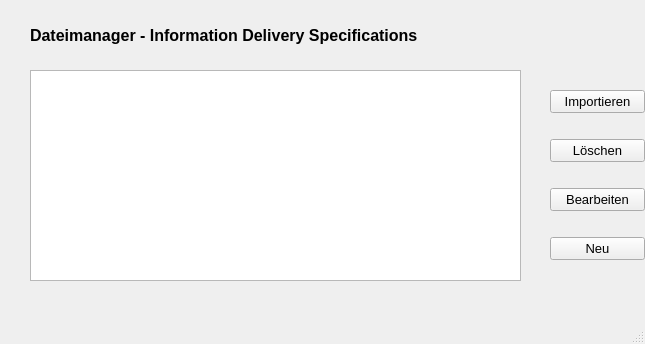
<?xml version="1.0" encoding="UTF-8"?>
<ui version="4.0">
 <class>idsManagementWindow</class>
 <widget class="QMainWindow" name="idsManagementWindow">
  <property name="geometry">
   <rect>
    <x>0</x>
    <y>0</y>
    <width>645</width>
    <height>344</height>
   </rect>
  </property>
  <property name="windowTitle">
   <string>Manage IDS Window</string>
  </property>
  <widget class="QWidget" name="centralwidget">
   <widget class="CustomListWidget" name="list_ids_mgmnt">
    <property name="geometry">
     <rect>
      <x>30</x>
      <y>70</y>
      <width>491</width>
      <height>211</height>
     </rect>
    </property>
   </widget>
   <widget class="QLabel" name="lbl_IDS_title">
    <property name="geometry">
     <rect>
      <x>30</x>
      <y>20</y>
      <width>391</width>
      <height>31</height>
     </rect>
    </property>
    <property name="font">
     <font>
      <family>Arial</family>
      <pointsize>12</pointsize>
      <weight>75</weight>
      <bold>true</bold>
     </font>
    </property>
    <property name="text">
     <string>Dateimanager - Information Delivery Specifications </string>
    </property>
   </widget>
   <widget class="QWidget" name="layoutWidget">
    <property name="geometry">
     <rect>
      <x>550</x>
      <y>70</y>
      <width>95</width>
      <height>211</height>
     </rect>
    </property>
    <layout class="QVBoxLayout" name="verticalLayout">
     <item>
      <widget class="QPushButton" name="btn_import_ids">
       <property name="font">
        <font>
         <pointsize>10</pointsize>
        </font>
       </property>
       <property name="text">
        <string>Importieren</string>
       </property>
      </widget>
     </item>
     <item>
      <widget class="QPushButton" name="btn_delete_ids">
       <property name="font">
        <font>
         <pointsize>10</pointsize>
        </font>
       </property>
       <property name="text">
        <string>Löschen</string>
       </property>
      </widget>
     </item>
     <item>
      <widget class="QPushButton" name="btn_ids_edit">
       <property name="font">
        <font>
         <pointsize>10</pointsize>
        </font>
       </property>
       <property name="text">
        <string>Bearbeiten</string>
       </property>
      </widget>
     </item>
     <item>
      <widget class="QPushButton" name="btn_ids_new">
       <property name="font">
        <font>
         <pointsize>10</pointsize>
        </font>
       </property>
       <property name="text">
        <string>Neu</string>
       </property>
      </widget>
     </item>
    </layout>
   </widget>
  </widget>
  <widget class="QStatusBar" name="statusbar"/>
 </widget>
 <customwidgets>
  <customwidget>
   <class>CustomListWidget</class>
   <extends>QListView</extends>
   <header location="global">myWidgets.h</header>
  </customwidget>
 </customwidgets>
 <resources/>
 <connections/>
</ui>
